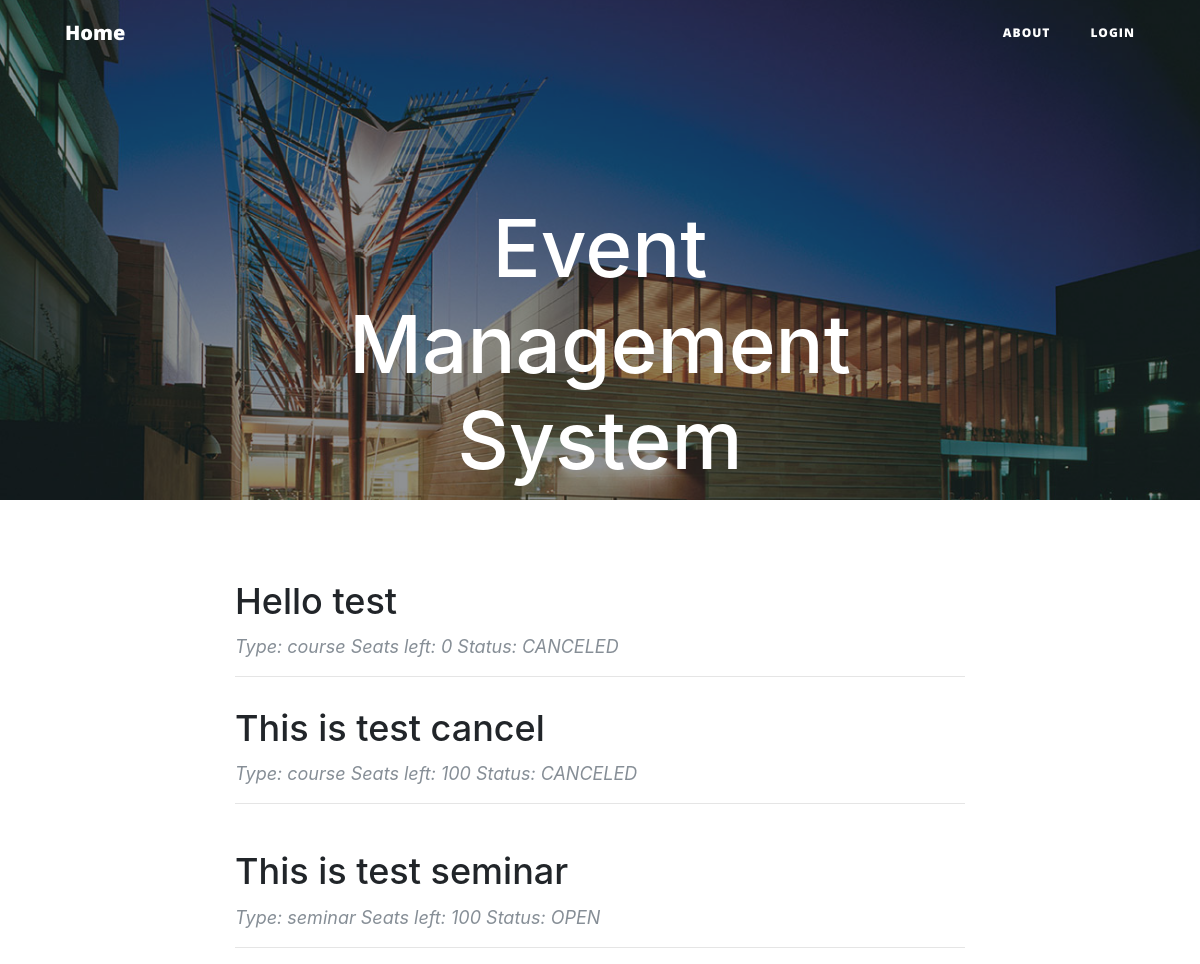
Before: / with the older database file.
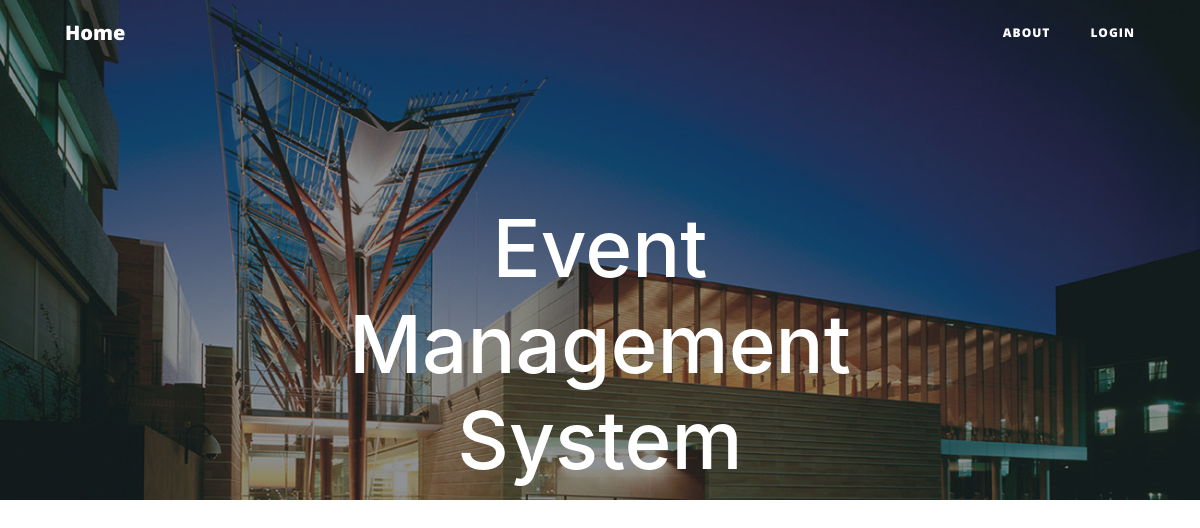
After: the same page with the newer database file.
### event.py (models this page shows, shortened)
class Event(db.Model):
    __tablename__ = 'events'
    event_id = db.Column(db.Integer, primary_key=True)
    title = db.Column(db.String(120))
    details = db.Column(db.UnicodeText)
    start = db.Column(db.String(80))
    end = db.Column(db.String(80))
    capacity = db.Column(db.Integer)
    status = db.Column(db.String(80))
    creater = db.Column(db.String(80))
    fee = db.Column(db.Integer)
    early_period = db.Column(db.Integer)
    users = db.relationship('User',secondary=event_realation,
                            backref=db.backref('event_users_all', lazy='dynamic'))

class Seminar(db.Model):
    __tablename__ = 'seminars'
    seminar_id = db.Column(db.Integer, primary_key=True)
    title = db.Column(db.String(120))
    details = db.Column(db.UnicodeText)
    start = db.Column(db.String(80))
    end = db.Column(db.String(80))
    capacity = db.Column(db.Integer)
    status = db.Column(db.String(80))
    creater = db.Column(db.String(80))
    users = db.relationship('User',secondary=seminar_realation,
                            backref=db.backref('seminar_users_all', lazy='dynamic'))
    sessions = db.relationship('Session',secondary=seminar_session,
                            backref=db.backref('session_all', lazy='dynamic'))

### route.py (the view)
@app.route('/')
def index():
    Eventsystem.check_statu()
    return render_template('index.html', events = Event.query.all(), seminars = Seminar.query.all())

### EventSystem.py (called while the page is built)
    @staticmethod
    def check_statu():
        now = datetime.now()
        for event in Event.query.all():
            end = datetime.strptime(event.end, "%d-%m-%Y")
            if end < now:
                event.status = 'CLOSED'
                db.session.add(event)
                db.session.commit()
        for seminar in Seminar.query.all():
            end = datetime.strptime(seminar.end, "%d-%m-%Y")
            if end < now:
                seminar.status = 'CLOSED'
                db.session.add(seminar)
                db.session.commit()
        for session in Session.query.all():
            end = datetime.strptime(session.end, "%d-%m-%Y")
            if end < now:
                session.status = 'CLOSED'
                db.session.add(session)
                db.session.commit()

### templates/index.html
{% extends 'base.html' %}
{% block body %}
<header class="masthead" style="background-image: url('{{ url_for('static',filename='asb-unsw-campus-53.jpg')}}'); width: auto; height:500px;">
    <div class="overlay"></div>
    <div class="container">
        <div class="row">
            <div class="col-lg-8 col-md-10 mx-auto">
                <div class="site-heading">
                    <h1>Event Management System</h1>
                </div>
            </div>
        </div>
    </div>
</header>
<div class="container">
    <div class="row">
        <div class="col-lg-8 col-md-10 mx-auto">
            {% for event in events %}
                <div class="post-preview">
                    <a href="{{ url_for('info', eventId = event.event_id) }}">
                        <h2 class="post-title">
                            {{event.title}}
                        </h2>
                    </a>
                    <p class="post-meta">Type: course Seats left: {{ event.capacity - event.events_all.count() }} Status: {{event.status}}</p>
                </div>
                <hr>
            {% endfor %}
        </div>
    </div>
</div>
<div class="container">
    <div class="row">
        <div class="col-lg-8 col-md-10 mx-auto">
            {% for seminar  in seminars %}
                <div class="post-preview">
                    <a href="{{ url_for('seminarinfo', seminarId = seminar.seminar_id) }}">
                        <h2 class="post-title">
                            {{seminar.title}}
                        </h2>
                    </a>
                    <p class="post-meta">Type: seminar Seats left: {{ seminar.capacity - seminar.seminars_all.count() }} Status: {{seminar.status}}</p>
                </div>
                <hr>
            {% endfor %}
        </div>
    </div>
</div>
{% endblock %}

### templates/base.html (shortened to what this page needs)
<!DOCTYPE html>
<html lang="en">
    <head>
        <link rel = stylesheet type="text/css" href="{{ url_for('static',filename = 'font-awesome.min.css')}}"/>
        <link rel = stylesheet type="text/css" href="{{ url_for('static',filename = 'clean-blog.min.css')}}"/>
        <link rel = stylesheet type="text/css" href="{{ url_for('static',filename = 'bootstrap.min.css')}}"/>
    </head>
    <body>
        <nav  class="navbar navbar-expand-lg navbar-light fixed-top" id="mainNav">
            <div class="container">
                <a class="navbar-brand" href="{{url_for('index')}}">Home</a>
                <div class="collapse navbar-collapse" id="navbarResponsive">
                    <ul class="navbar-nav ml-auto">
                        <li class="nav-item">
                            <a class="nav-link" href="{{ url_for('about') }}">About</a>
                        </li>
                        {% if current_user.is_anonymous %}
                        <li class="nav-item">
                                <a class="nav-link" href="{{ url_for('login') }}">Login</a>
                        </li>
                        {% else %}
                        <li class="nav-item">
                            <a class="nav-link" href="{{ url_for('logout') }}">Logout</a>
                        </li>
                        {% endif %}
                    </ul>
                </div>
            </div>
        </nav>
        {% block body %}{% endblock %}
    </body>
</html>

Changed rows visible on the page:
removed Event: title "Hello test", event.capacity-event.events_all.count() "0", status "CANCELED"
removed Event: title "This is test cancel", event.capacity-event.events_all.count() "100", status "CANCELED"
removed Seminar: title "This is test seminar", seminar.capacity-seminar.seminars_all.count() "100", status "OPEN"
